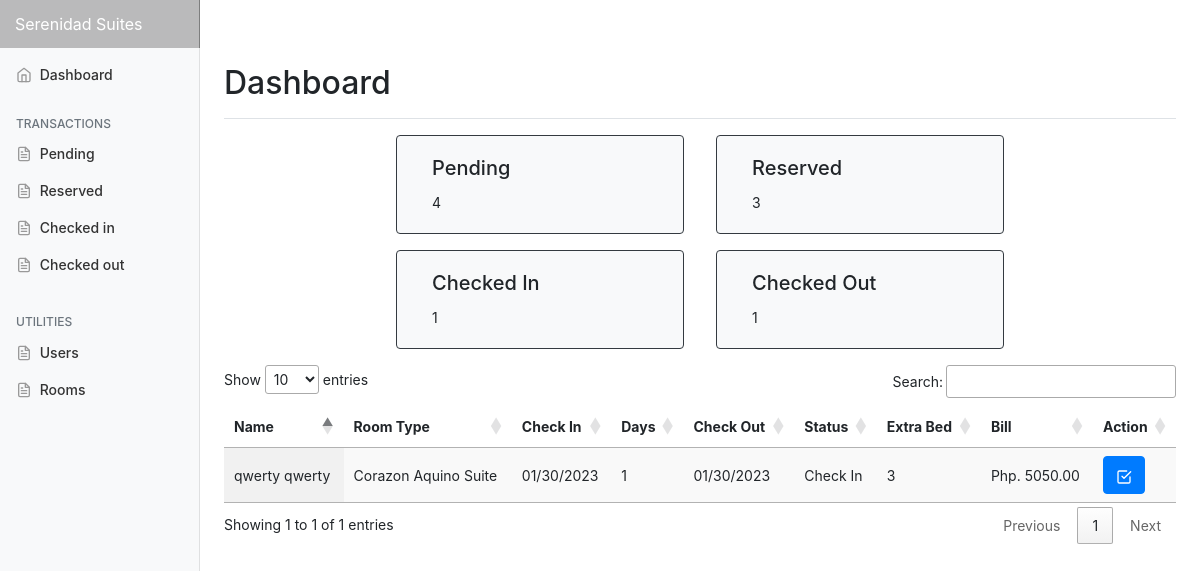
The app's page /admin/checkedin.php (signed in) with its own data.
### tables this page shows
CREATE TABLE `transactions` (
  `id` int NOT NULL,
  `guest_id` int NOT NULL,
  `room_id` int NOT NULL,
  `room_no` int DEFAULT NULL,
  `extra_bed` tinyint NOT NULL DEFAULT '0',
  `extra_pax` int DEFAULT NULL,
  `status` varchar(50) DEFAULT NULL,
  `days` int DEFAULT NULL,
  `checkin` varchar(50) DEFAULT NULL,
  `checkin_time` varchar(50) DEFAULT NULL,
  `checkout` varchar(50) DEFAULT NULL,
  `checkout_time` varchar(50) DEFAULT NULL,
  `bill` varchar(50) DEFAULT NULL,
  `balance` int NOT NULL DEFAULT '0',
  `payment` int NOT NULL DEFAULT '0',
  `is_payment_full` tinyint NOT NULL DEFAULT '0',
  `payment_at` datetime DEFAULT NULL,
  `valid_until` varchar(50) DEFAULT NULL,
  `is_unread` tinyint(1) NOT NULL DEFAULT '1',
  `created_at` datetime DEFAULT NULL,
  `updated_at` datetime DEFAULT NULL,
  `remarks` varchar(500) DEFAULT NULL
);

CREATE TABLE `guest` (
  `id` int NOT NULL,
  `uuid` varchar(255) DEFAULT NULL,
  `firstname` varchar(50) NOT NULL,
  `username` varchar(191) DEFAULT NULL,
  `password` varchar(191) DEFAULT NULL,
  `middlename` varchar(30) NOT NULL,
  `lastname` varchar(40) NOT NULL,
  `address` varchar(191) DEFAULT NULL,
  `contactno` varchar(20) NOT NULL,
  `created_at` datetime DEFAULT NULL,
  `updated_at` datetime DEFAULT NULL
);

CREATE TABLE `room` (
  `id` int NOT NULL,
  `room_type` varchar(50) NOT NULL,
  `price` varchar(11) NOT NULL,
  `photo` varchar(100) NOT NULL,
  `description` text,
  `created_at` datetime DEFAULT NULL,
  `updated_at` datetime DEFAULT NULL
);

### models/Model.php (called while the page is built, shortened)
<?php
class Model
{
    protected $host = "localhost";
    protected $database = "db_hor";
    protected $username = "root";
    protected $password = "admin";
    protected $pdo;
    protected $stmt;
    public function connect(){
        try {
            $this->pdo = new PDO("mysql:host={$this->host};dbname={$this->database};charset=utf8","{$this->username}","{$this->password}");
            $this->pdo->setAttribute(PDO::ATTR_ERRMODE, PDO::ERRMODE_EXCEPTION);
            $this->pdo->setAttribute(PDO::ATTR_DEFAULT_FETCH_MODE, PDO::FETCH_ASSOC);
        } catch (PDOException $e) {
            echo $e->getMessage();
        }
    }
    public function setQuery($qry){
        $this->qry = $qry;
        $this->stmt = $this->pdo->query($this->qry);
        return $this;
    }
    public function getAll(){
        try {
            return $this->stmt->fetchAll();
        } catch (PDOException $e) {
            return $e->getMessage();
        }
    }
}

### models/Transaction.php (called while the page is built, shortened)
<?php
Class Transaction extends Model {
    public function getCheckInTransactions(){
        return $this->setQuery("SELECT
                                A.*,
                                B.firstname,
                                B.middlename,
                                B.lastname,
                                B.address,
                                B.contactno,
                                C.room_type,
                                C.price,
                                C.photo
                                FROM `transactions` as A
                                LEFT JOIN `guest` as B
                                ON A.guest_id = B.id
                                LEFT JOIN `room` as C
                                ON A.room_id = C.id
                                WHERE A.status = 'Check In'
                                ORDER BY A.created_at DESC
                                ")
                                ->getAll();
    }
}

### admin/checkedin.php (the view, shortened to what this page needs)
<?php
  require_once('includes/header.php');
?>
    <div class="container-fluid">
      <div class="row">
      <?php include('includes/sidebar.php') ?>
        <main role="main" class="col-md-9 ml-sm-auto col-lg-10 pt-3 px-4">
          <div class="d-flex justify-content-between flex-wrap flex-md-nowrap align-items-center pb-2 mb-3 border-bottom">
            <h1 class="h2">Dashboard</h1>
          </div>
        <?php include('includes/counts.php') ?>
        <table id="datatable" class="display">
			<thead>
                <tr>
                    <th>Name</th>
                    <th>Room Type</th>
                    <th>Check In</th>
                    <th>Days</th>
                    <th>Check Out</th>
                    <th>Status</th>
                    <th>Extra Bed</th>
                    <th>Bill</th>
                    <th>Action</th>
                </tr>
			</thead>
			<tbody>
                <?php
                    foreach ($checkedin as $key => $value) {
                ?>
                <tr>
                    <td><?= $value['firstname']." ".$value['lastname']?></td>
                    <td><?= $value['room_type']?></td>
                    <td><?= $value['checkin']?></td>
                    <td><?= $value['days']?></td>
                    <td><?= $value['checkin']?></td>
                    <td><?= $value['status']?></td>
                    <td><?php if($value['extra_bed'] == "0"){ echo "None";}else{echo $value['extra_bed'];}?></td>
                    <td><?= "Php. ".$value['bill'].".00"?></td>
                    <td>
                        <form action="queries/checkoutResources.php" method="post">
                            <button class="btn btn-primary"  data-toggle="tooltip" data-placement="top" title="Confirm" >
                                <i data-feather="check-square"></i>
                            </button>
                        </form>
                    </td>
                </tr>
                <?php
                    }
                ?>
            </tbody>
		</table>
        </main>
      </div>
    </div>
<?php
  require_once('includes/footer.php');
?>

### admin/css/dashboard.css (style rules this page uses)
body { font-size: .875rem; }
.feather { width: 16px; height: 16px; vertical-align: text-bottom; }
.border-bottom { border-bottom: 1px solid #e5e5e5; }

### records on screen
transactions: guest.firstname "qwerty", guest.lastname "qwerty", room.room_type "Corazon Aquino Suite", checkin "01/30/2023", days "1", status "Check In", extra_bed "3", bill "5050"

### other values on screen
count($pendings) "4"
count($reserved) "3"
count($checkedin) "1"
count($checkedout) "1"
